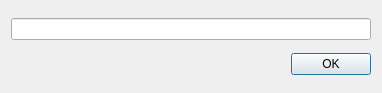
<?xml version="1.0" encoding="UTF-8"?>
<ui version="4.0">
 <class>OpenURLWnd</class>
 <widget class="QDialog" name="OpenURLWnd">
  <property name="geometry">
   <rect>
    <x>0</x>
    <y>0</y>
    <width>382</width>
    <height>93</height>
   </rect>
  </property>
  <property name="sizePolicy">
   <sizepolicy hsizetype="Preferred" vsizetype="Minimum">
    <horstretch>0</horstretch>
    <verstretch>0</verstretch>
   </sizepolicy>
  </property>
  <property name="windowTitle">
   <string>Open URL</string>
  </property>
  <layout class="QVBoxLayout" name="verticalLayout">
   <item>
    <widget class="QLineEdit" name="m_edit"/>
   </item>
   <item>
    <widget class="QDialogButtonBox" name="buttonBox">
     <property name="orientation">
      <enum>Qt::Horizontal</enum>
     </property>
     <property name="standardButtons">
      <set>QDialogButtonBox::Ok</set>
     </property>
    </widget>
   </item>
  </layout>
 </widget>
 <resources/>
 <connections>
  <connection>
   <sender>buttonBox</sender>
   <signal>accepted()</signal>
   <receiver>OpenURLWnd</receiver>
   <slot>accept()</slot>
   <hints>
    <hint type="sourcelabel">
     <x>248</x>
     <y>254</y>
    </hint>
    <hint type="destinationlabel">
     <x>157</x>
     <y>274</y>
    </hint>
   </hints>
  </connection>
  <connection>
   <sender>buttonBox</sender>
   <signal>rejected()</signal>
   <receiver>OpenURLWnd</receiver>
   <slot>reject()</slot>
   <hints>
    <hint type="sourcelabel">
     <x>316</x>
     <y>260</y>
    </hint>
    <hint type="destinationlabel">
     <x>286</x>
     <y>274</y>
    </hint>
   </hints>
  </connection>
 </connections>
</ui>
